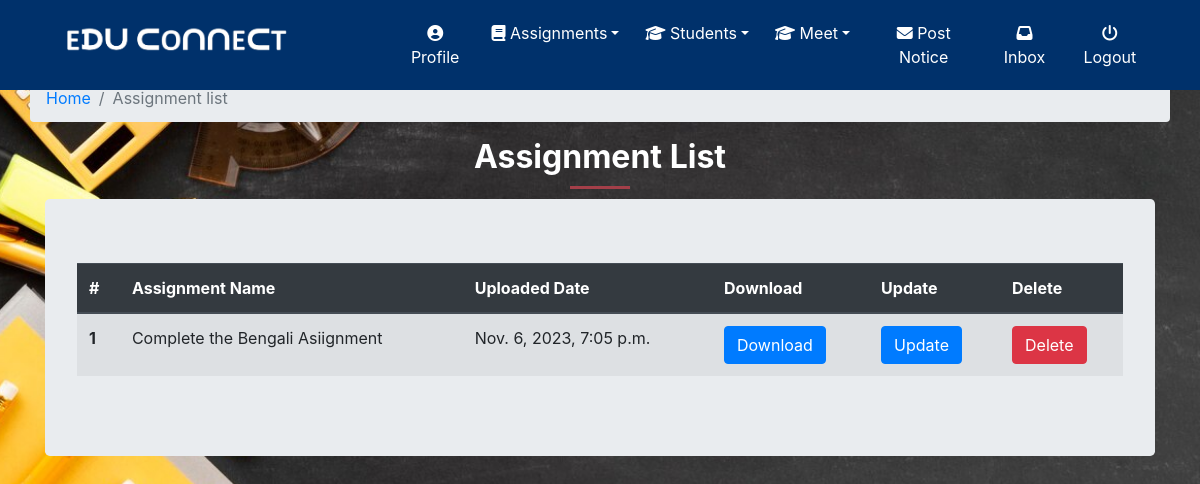
Page /classroom/assignment_list/ (signed in) on the earlier database version.
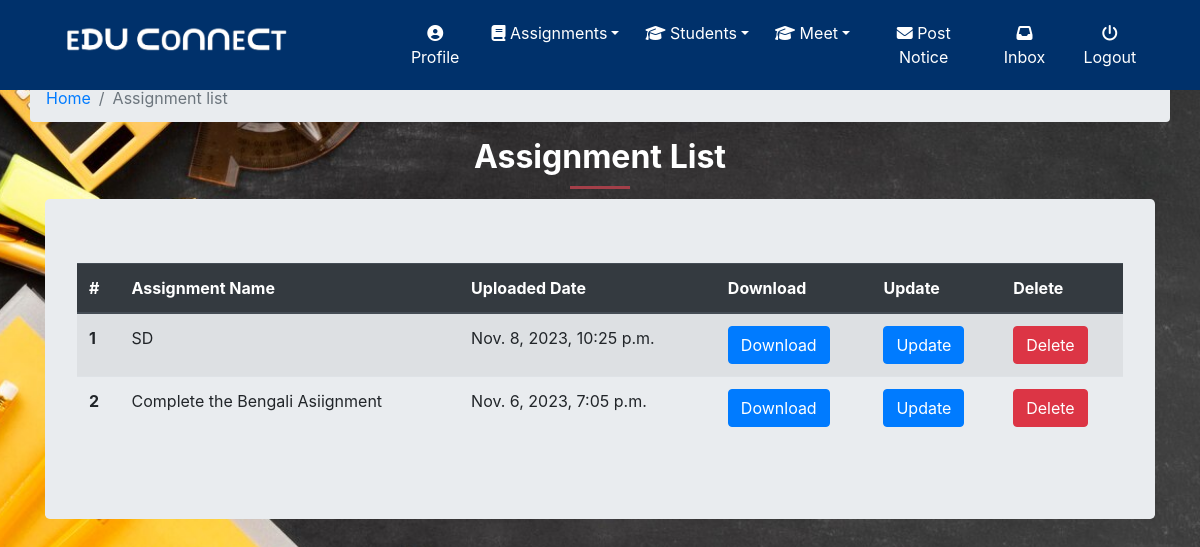
Same page on the later database version.
### classroom/models.py (models this page shows, shortened)
class ClassAssignment(models.Model):
    student = models.ManyToManyField(Student,related_name='student_assignment')
    teacher = models.ForeignKey(Teacher,related_name='teacher_assignment',on_delete=models.CASCADE)
    created_at = models.DateTimeField(auto_now=True)
    assignment_name = models.CharField(max_length=250)
    assignment = models.FileField(upload_to='assignments')
    class Meta:
        ordering = ['-created_at']

### classroom/views.py (the view)
@login_required
def assignment_list(request):
    teacher = request.user.Teacher
    return render(request,'classroom/assignment_list.html',{'teacher':teacher})

### template/classroom/assignment_list.html
{% extends 'classroom/base.html' %}
{% block content %}
<div class="container ">
		<div class="row">
            <ol class="col-12 breadcrumb">
                <li class="breadcrumb-item"><a href="{% url 'home' %}">Home</a></li>
                <li class="breadcrumb-item active">Assignment list</li>
            </ol>
        </div>
       <div class="section-heading">
            <h2>Assignment List</h2>
            <div class="line-dec"></div>
          </div>
  <div class="jumbotron">
{% if teacher.teacher_assignment.count == 0 %}
  <h2 class="text-dark text-center">No Assignments Uploaded Yet</h2>
{% else %}
 <div class="row row-content">
            <div class="col-12 col-sm-12">
 <div class="table-responsive">
                    <table class="table table-striped">
    <thead class="thead-dark">
      <tr>
        <th scope="col">#</th>
        <th scope="col">Assignment Name</th>
        <th scope="col">Uploaded Date</th>
        <th scope="col">Download</th>
        <th scope="col">Update</th>
        <th scope="col">Delete</th>
      </tr>
    </thead>
    <tbody>
      {% for assignment in teacher.teacher_assignment.all %}
        <tr>
          <th scope="row">{{ forloop.counter }}</th>
          <td>{{ assignment.assignment_name }}</td>
          <td>{{ assignment.created_at }}</td>
          <td><a href="{{ assignment.assignment.url }}" class="btn btn-primary" target="_blank">Download</a></td>
          <td><a href="{% url 'classroom:update_assignment' id=assignment.id %}" class="btn btn-primary">Update</a></td>
          <td><a href="{% url 'classroom:assignment_delete' id=assignment.id %}" class="btn btn-danger">Delete</a></td>
        </tr>
      {% endfor %}
    </tbody>
  </table>
{% endif %}
</div>
</div>
</div>
</div>
</div>
{% endblock %}

### template/classroom/base.html (shortened to what this page needs)
<!DOCTYPE html>
{% load static %}
<html lang="en" dir="ltr">
  <head>
	<link rel="stylesheet" href="https://stackpath.bootstrapcdn.com/bootstrap/4.3.1/css/bootstrap.min.css"
>
	<link rel="stylesheet" href="https://pro.fontawesome.com/releases/v5.10.0/css/all.css"
/>
	<link rel="stylesheet" href=" https://cdnjs.cloudflare.com/ajax/libs/bootstrap-social/5.1.1/bootstrap-social.min.css "/>
    <link rel="stylesheet" href="{% static 'css/base.css' %}">
    <link rel="stylesheet" href="https://pro.fontawesome.com/releases/v5.10.0/css/all.css">
</head>
<body class="bg " style="background-image: url({% static 'images/bg4.jpg' %}); " >
    <nav class="navbar navbar-expand-md navbar-dark fixed-top bg-purple">
           <div class="container ">
         <div class="col-12 col-md-3">
         <a class="navbar-brand" href="{% url 'home' %}"><img class="img-fluid" width="100%"  src="{% static 'images/nav.jpg' %}" alt="navbar"></a>
        </div>
      <div class=" collapse navbar-collapse" id="navbarsExampleDefault">
        <ul class="navbar-nav mr-auto bg-purple offset-lg-1" >
        {% if user.is_authenticated %}
        {% if user.is_teacher%}
          <li class="nav-item active">
         <a class="nav-link" href="{% url 'classroom:teacher_detail' pk=user.pk %}"><i class="fa fa-user-circle"></i> Profile</a>
          </li>
         <li class="nav-item dropdown active">
            <a class="nav-link dropdown-toggle" href="http://example.com" id="dropdown01" data-toggle="dropdown" aria-haspopup="true" aria-expanded="false"><i class="fa fa-book"></i> Assignments</a>
          <li class="nav-item dropdown active">
    <a class="nav-link dropdown-toggle" href="http://example.com" id="dropdown01" data-toggle="dropdown" aria-haspopup="true" aria-expanded="false"><i class="fa fa-graduation-cap"></i> Students</a>
          </li>
          <li class="nav-item dropdown active">
            <a class="nav-link dropdown-toggle" href="http://example.com" id="dropdown01" data-toggle="dropdown" aria-haspopup="true" aria-expanded="false"><i class="fa fa-graduation-cap"></i> Meet</a>
                  </li>
           <li class="nav-item active">
           <a class="nav-link" href="{% url 'classroom:write_notice' %}"><i class="fa fa-envelope"></i> Post Notice</a>
          </li>
           <li class="nav-item active">
           <a class="nav-link" href="{% url 'classroom:messages_list' pk=user.pk %}"><i class="fa fa-inbox"></i> Inbox</a>
          </li>
     {% endif %}
           <li class="nav-item active">
           <a class="nav-link" href="{% url 'classroom:logout' %}"><i class="fa fa-power-off"></i> Logout</a>
          </li>
     {% endif %}
        </ul>
</div>
      </div>
    </nav>
<div class="text-white">
     <br>
{% block content %}
{% endblock %}
</div>
	</body>
</html>

### static/css/base.css (style rules this page uses)
nav { width: 100%; background: #00316b; margin-bottom: 0; }
ul { width: 100%; margin: 0 auto; padding: 0; display: none; margin-bottom: 0; background: #00316b; }
ul li { list-style: none; display: block; padding: 5px; text-align: center; margin: 0; }
ul li a { color: #fff; text-decoration: none; display: block; }
.active { display: block; }
.section-heading { text-align: center; }
.section-heading h2 { font-size: 32px; font-weight: 700; color: #fff; }
.section-heading .line-dec { width: 60px; height: 3px; background-color: #a43f49; margin: 10px auto; }
.bg { height: 100%; width:100%; background-attachment: fixed; background-position: center; background-repeat: no-repeat; background-size: cover; }

Differences in the rows shown:
added ClassAssignment: assignment_name "SD", created_at "Nov. 8, 2023, 10:25 p.m."
